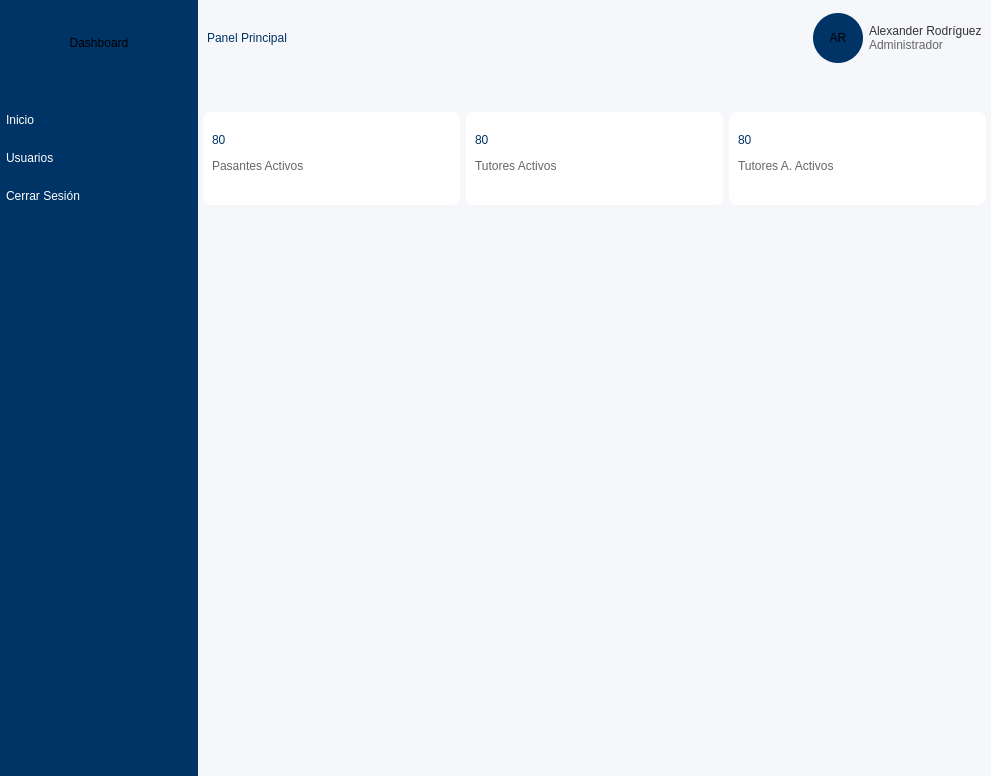
<?xml version="1.0" encoding="UTF-8"?>
<ui version="4.0">
 <class>Form</class>
 <widget class="QWidget" name="Form">
  <property name="geometry">
   <rect>
    <x>0</x>
    <y>0</y>
    <width>991</width>
    <height>776</height>
   </rect>
  </property>
  <property name="windowTitle">
   <string>Form</string>
  </property>
  <layout class="QHBoxLayout" name="horizontalLayout" stretch="1,4">
   <property name="spacing">
    <number>0</number>
   </property>
   <property name="leftMargin">
    <number>0</number>
   </property>
   <property name="topMargin">
    <number>0</number>
   </property>
   <property name="rightMargin">
    <number>0</number>
   </property>
   <property name="bottomMargin">
    <number>0</number>
   </property>
   <item>
    <widget class="QFrame" name="frame">
     <property name="styleSheet">
      <string notr="true">QFrame{
	background-color: rgb(0, 51, 102);
    border:none;
}</string>
     </property>
     <property name="frameShape">
      <enum>QFrame::Shape::StyledPanel</enum>
     </property>
     <property name="frameShadow">
      <enum>QFrame::Shadow::Raised</enum>
     </property>
     <layout class="QVBoxLayout" name="verticalLayout" stretch="1,8">
      <property name="leftMargin">
       <number>0</number>
      </property>
      <property name="topMargin">
       <number>0</number>
      </property>
      <property name="rightMargin">
       <number>0</number>
      </property>
      <property name="bottomMargin">
       <number>0</number>
      </property>
      <item>
       <widget class="QFrame" name="frame_3">
        <property name="styleSheet">
         <string notr="true">border: 1px;
border-bottom-color: rgb(1, 98, 255);</string>
        </property>
        <property name="frameShape">
         <enum>QFrame::Shape::StyledPanel</enum>
        </property>
        <property name="frameShadow">
         <enum>QFrame::Shadow::Raised</enum>
        </property>
        <layout class="QVBoxLayout" name="verticalLayout_5">
         <property name="spacing">
          <number>0</number>
         </property>
         <property name="leftMargin">
          <number>0</number>
         </property>
         <property name="topMargin">
          <number>0</number>
         </property>
         <property name="rightMargin">
          <number>0</number>
         </property>
         <property name="bottomMargin">
          <number>0</number>
         </property>
         <item>
          <widget class="QLabel" name="label">
           <property name="styleSheet">
            <string notr="true">font: 600 20pt &quot;Segoe UI&quot;;</string>
           </property>
           <property name="text">
            <string>Dashboard</string>
           </property>
           <property name="alignment">
            <set>Qt::AlignmentFlag::AlignCenter</set>
           </property>
          </widget>
         </item>
        </layout>
       </widget>
      </item>
      <item>
       <widget class="QFrame" name="frame_4">
        <property name="styleSheet">
         <string notr="true">QPushButton{
	color: rgb(255, 255, 255);
	border:none;
	background-color: transparent;
	padding: 12px 6px;
	font:500 12pt &quot;Segoe UI&quot;;
	text-align: left;
	
	
}

QPushButton:hover {
       background-color: rgba(255, 255, 255, 0.1);
}

</string>
        </property>
        <property name="frameShape">
         <enum>QFrame::Shape::StyledPanel</enum>
        </property>
        <property name="frameShadow">
         <enum>QFrame::Shadow::Raised</enum>
        </property>
        <layout class="QVBoxLayout" name="verticalLayout_9">
         <property name="spacing">
          <number>0</number>
         </property>
         <property name="leftMargin">
          <number>0</number>
         </property>
         <property name="rightMargin">
          <number>0</number>
         </property>
         <item>
          <widget class="QPushButton" name="pushButton">
           <property name="cursor">
            <cursorShape>PointingHandCursor</cursorShape>
           </property>
           <property name="layoutDirection">
            <enum>Qt::LayoutDirection::LeftToRight</enum>
           </property>
           <property name="autoFillBackground">
            <bool>false</bool>
           </property>
           <property name="text">
            <string>Inicio</string>
           </property>
          </widget>
         </item>
         <item>
          <widget class="QPushButton" name="pushButton_2">
           <property name="cursor">
            <cursorShape>PointingHandCursor</cursorShape>
           </property>
           <property name="text">
            <string>Usuarios</string>
           </property>
          </widget>
         </item>
         <item>
          <widget class="QPushButton" name="cerrar_sesionButton">
           <property name="cursor">
            <cursorShape>PointingHandCursor</cursorShape>
           </property>
           <property name="text">
            <string>Cerrar Sesión</string>
           </property>
           <property name="checkable">
            <bool>false</bool>
           </property>
          </widget>
         </item>
         <item>
          <spacer name="verticalSpacer">
           <property name="orientation">
            <enum>Qt::Orientation::Vertical</enum>
           </property>
           <property name="sizeHint" stdset="0">
            <size>
             <width>20</width>
             <height>528</height>
            </size>
           </property>
          </spacer>
         </item>
        </layout>
       </widget>
      </item>
     </layout>
    </widget>
   </item>
   <item>
    <widget class="QFrame" name="frame_2">
     <property name="styleSheet">
      <string notr="true">QFrame{
	background-color: rgb(245, 247, 250);
	border:none;
}</string>
     </property>
     <property name="frameShape">
      <enum>QFrame::Shape::StyledPanel</enum>
     </property>
     <property name="frameShadow">
      <enum>QFrame::Shadow::Raised</enum>
     </property>
     <layout class="QVBoxLayout" name="verticalLayout_2" stretch="1,2,7">
      <property name="leftMargin">
       <number>0</number>
      </property>
      <property name="topMargin">
       <number>0</number>
      </property>
      <property name="rightMargin">
       <number>0</number>
      </property>
      <property name="bottomMargin">
       <number>0</number>
      </property>
      <item>
       <widget class="QFrame" name="frame_5">
        <property name="frameShape">
         <enum>QFrame::Shape::StyledPanel</enum>
        </property>
        <property name="frameShadow">
         <enum>QFrame::Shadow::Raised</enum>
        </property>
        <layout class="QHBoxLayout" name="horizontalLayout_2">
         <item>
          <widget class="QLabel" name="label_2">
           <property name="styleSheet">
            <string notr="true">color: rgb(0, 51, 102);
font: 800 16pt &quot;Segoe UI&quot;;</string>
           </property>
           <property name="text">
            <string>Panel Principal</string>
           </property>
          </widget>
         </item>
         <item>
          <spacer name="horizontalSpacer">
           <property name="orientation">
            <enum>Qt::Orientation::Horizontal</enum>
           </property>
           <property name="sizeHint" stdset="0">
            <size>
             <width>342</width>
             <height>20</height>
            </size>
           </property>
          </spacer>
         </item>
         <item>
          <widget class="QFrame" name="frame_8">
           <property name="styleSheet">
            <string notr="true">background-color: rgb(0, 51, 102);

border-radius: 25px;
border: none;
min-width:50px;
min-height:50px;
max-width:50px;
max-height:50px;</string>
           </property>
           <property name="frameShape">
            <enum>QFrame::Shape::StyledPanel</enum>
           </property>
           <property name="frameShadow">
            <enum>QFrame::Shadow::Raised</enum>
           </property>
           <layout class="QVBoxLayout" name="verticalLayout_3">
            <property name="spacing">
             <number>0</number>
            </property>
            <property name="leftMargin">
             <number>0</number>
            </property>
            <property name="topMargin">
             <number>0</number>
            </property>
            <property name="rightMargin">
             <number>0</number>
            </property>
            <property name="bottomMargin">
             <number>0</number>
            </property>
            <item>
             <widget class="QLabel" name="label_3">
              <property name="styleSheet">
               <string notr="true">background-color: transparent;
font: 20pt &quot;Segoe UI&quot;;
</string>
              </property>
              <property name="text">
               <string>AR</string>
              </property>
              <property name="alignment">
               <set>Qt::AlignmentFlag::AlignCenter</set>
              </property>
             </widget>
            </item>
           </layout>
          </widget>
         </item>
         <item>
          <layout class="QVBoxLayout" name="verticalLayout_4">
           <property name="spacing">
            <number>0</number>
           </property>
           <item>
            <widget class="QLabel" name="usernameLabel">
             <property name="styleSheet">
              <string notr="true">color: rgb(51, 51, 51);
font: 10pt &quot;Segoe UI&quot;;</string>
             </property>
             <property name="text">
              <string>Alexander Rodríguez</string>
             </property>
             <property name="alignment">
              <set>Qt::AlignmentFlag::AlignBottom|Qt::AlignmentFlag::AlignLeading|Qt::AlignmentFlag::AlignLeft</set>
             </property>
            </widget>
           </item>
           <item>
            <widget class="QLabel" name="rolLabel">
             <property name="styleSheet">
              <string notr="true">color: rgb(102, 102, 102);
font: 350 italic 9pt &quot;Segoe UI&quot;;</string>
             </property>
             <property name="text">
              <string>Administrador</string>
             </property>
             <property name="alignment">
              <set>Qt::AlignmentFlag::AlignLeading|Qt::AlignmentFlag::AlignLeft|Qt::AlignmentFlag::AlignTop</set>
             </property>
            </widget>
           </item>
          </layout>
         </item>
        </layout>
       </widget>
      </item>
      <item>
       <widget class="QFrame" name="frame_6">
        <property name="frameShape">
         <enum>QFrame::Shape::StyledPanel</enum>
        </property>
        <property name="frameShadow">
         <enum>QFrame::Shadow::Raised</enum>
        </property>
        <layout class="QHBoxLayout" name="horizontalLayout_3">
         <property name="leftMargin">
          <number>5</number>
         </property>
         <property name="topMargin">
          <number>30</number>
         </property>
         <property name="rightMargin">
          <number>5</number>
         </property>
         <property name="bottomMargin">
          <number>30</number>
         </property>
         <item>
          <widget class="QFrame" name="frame_9">
           <property name="styleSheet">
            <string notr="true">background-color: rgb(255, 255, 255);
border:none;
border-radius:8px</string>
           </property>
           <property name="frameShape">
            <enum>QFrame::Shape::StyledPanel</enum>
           </property>
           <property name="frameShadow">
            <enum>QFrame::Shadow::Raised</enum>
           </property>
           <layout class="QVBoxLayout" name="verticalLayout_6">
            <property name="spacing">
             <number>0</number>
            </property>
            <item>
             <widget class="QLabel" name="label_6">
              <property name="styleSheet">
               <string notr="true">color: rgb(0, 51, 102);
font: 600 24pt &quot;Segoe UI&quot;;</string>
              </property>
              <property name="text">
               <string>80</string>
              </property>
             </widget>
            </item>
            <item>
             <widget class="QLabel" name="label_7">
              <property name="styleSheet">
               <string notr="true">color: rgb(102, 102, 102);
font: 350 12pt &quot;Segoe UI&quot;;</string>
              </property>
              <property name="text">
               <string>Pasantes Activos</string>
              </property>
              <property name="alignment">
               <set>Qt::AlignmentFlag::AlignLeading|Qt::AlignmentFlag::AlignLeft|Qt::AlignmentFlag::AlignTop</set>
              </property>
             </widget>
            </item>
           </layout>
          </widget>
         </item>
         <item>
          <widget class="QFrame" name="frame_10">
           <property name="styleSheet">
            <string notr="true">background-color: rgb(255, 255, 255);
border:none;
border-radius:8px</string>
           </property>
           <property name="frameShape">
            <enum>QFrame::Shape::StyledPanel</enum>
           </property>
           <property name="frameShadow">
            <enum>QFrame::Shadow::Raised</enum>
           </property>
           <layout class="QVBoxLayout" name="verticalLayout_7">
            <property name="spacing">
             <number>0</number>
            </property>
            <item>
             <widget class="QLabel" name="label_8">
              <property name="styleSheet">
               <string notr="true">color: rgb(0, 51, 102);
font: 600 24pt &quot;Segoe UI&quot;;</string>
              </property>
              <property name="text">
               <string>80</string>
              </property>
             </widget>
            </item>
            <item>
             <widget class="QLabel" name="label_9">
              <property name="styleSheet">
               <string notr="true">color: rgb(102, 102, 102);
font: 350 12pt &quot;Segoe UI&quot;;</string>
              </property>
              <property name="text">
               <string>Tutores Activos</string>
              </property>
              <property name="alignment">
               <set>Qt::AlignmentFlag::AlignLeading|Qt::AlignmentFlag::AlignLeft|Qt::AlignmentFlag::AlignTop</set>
              </property>
             </widget>
            </item>
           </layout>
          </widget>
         </item>
         <item>
          <widget class="QFrame" name="frame_11">
           <property name="styleSheet">
            <string notr="true">background-color: rgb(255, 255, 255);
border:none;
border-radius:8px</string>
           </property>
           <property name="frameShape">
            <enum>QFrame::Shape::StyledPanel</enum>
           </property>
           <property name="frameShadow">
            <enum>QFrame::Shadow::Raised</enum>
           </property>
           <layout class="QVBoxLayout" name="verticalLayout_8">
            <property name="spacing">
             <number>0</number>
            </property>
            <item>
             <widget class="QLabel" name="label_10">
              <property name="styleSheet">
               <string notr="true">color: rgb(0, 51, 102);
font: 600 24pt &quot;Segoe UI&quot;;</string>
              </property>
              <property name="text">
               <string>80</string>
              </property>
             </widget>
            </item>
            <item>
             <widget class="QLabel" name="label_11">
              <property name="styleSheet">
               <string notr="true">color: rgb(102, 102, 102);
font: 350 12pt &quot;Segoe UI&quot;;</string>
              </property>
              <property name="text">
               <string>Tutores A. Activos</string>
              </property>
              <property name="alignment">
               <set>Qt::AlignmentFlag::AlignLeading|Qt::AlignmentFlag::AlignLeft|Qt::AlignmentFlag::AlignTop</set>
              </property>
             </widget>
            </item>
           </layout>
          </widget>
         </item>
        </layout>
       </widget>
      </item>
      <item>
       <widget class="QFrame" name="frame_7">
        <property name="frameShape">
         <enum>QFrame::Shape::StyledPanel</enum>
        </property>
        <property name="frameShadow">
         <enum>QFrame::Shadow::Raised</enum>
        </property>
       </widget>
      </item>
     </layout>
    </widget>
   </item>
  </layout>
 </widget>
 <resources/>
 <connections/>
</ui>
